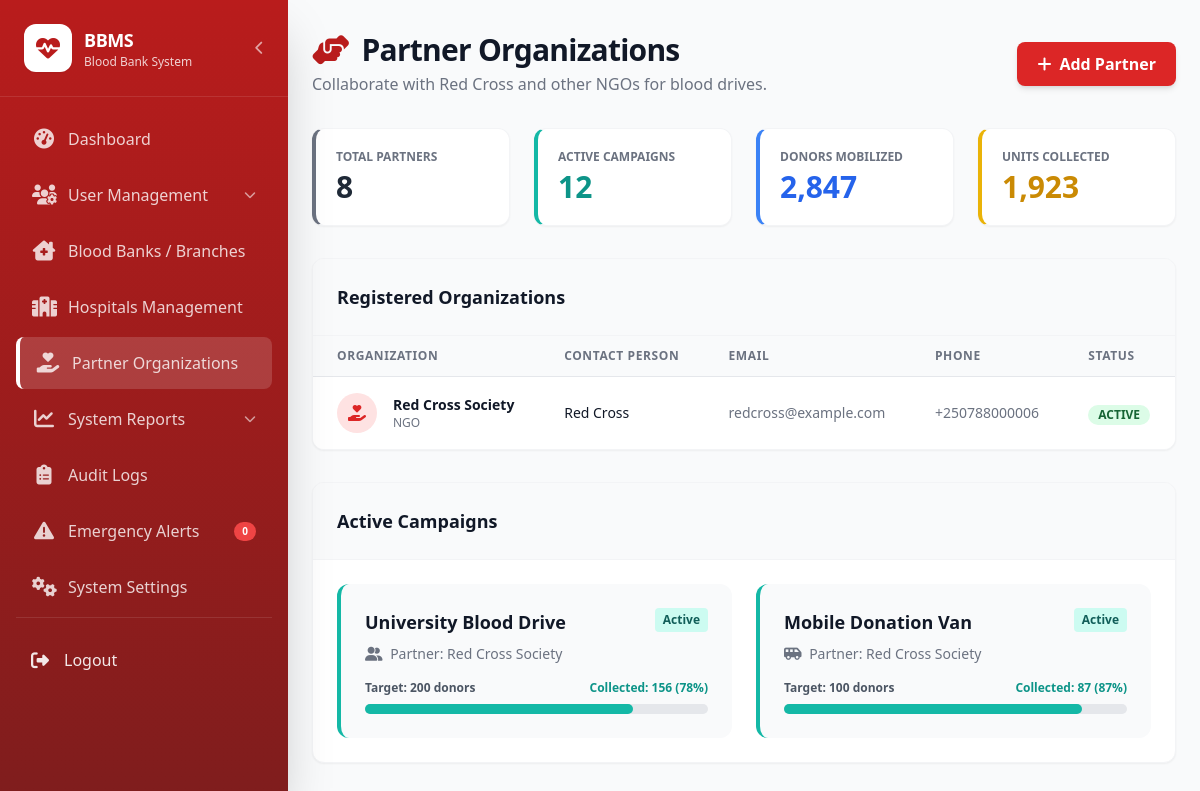
The page /dashboards/admin/partners.php (signed in) on the database its author committed.
### tables this page shows
CREATE TABLE `users` (
  `user_id` int(11) NOT NULL,
  `full_name` varchar(100) NOT NULL,
  `email` varchar(100) NOT NULL,
  `password` varchar(255) NOT NULL,
  `role_name` enum('System Administrator','Registration Officer','Laboratory Technologist','Inventory Manager','Hospital User','Red Cross','Minister Of Health') NOT NULL,
  `phone` varchar(20) DEFAULT NULL,
  `status` enum('ACTIVE','INACTIVE','SUSPENDED') DEFAULT 'ACTIVE',
  `hospital_name` varchar(100) DEFAULT NULL COMMENT 'For Hospital Users',
  `organization_name` varchar(100) DEFAULT NULL COMMENT 'For Partners',
  `created_at` timestamp NOT NULL DEFAULT current_timestamp(),
  `updated_at` timestamp NOT NULL DEFAULT current_timestamp() ON UPDATE current_timestamp()
);

### dashboards/admin/partners.php (the view, shortened to what this page needs)
<?php
require_once '../../includes/sidebar.php';
$partners = $conn->query("SELECT * FROM users WHERE role_name = 'Red Cross' ORDER BY created_at DESC");
?>
<!DOCTYPE html>
<html lang="en">
<head>
    <script src="https://cdn.tailwindcss.com"></script>
    <link rel="stylesheet" href="https://cdnjs.cloudflare.com/ajax/libs/font-awesome/6.4.0/css/all.min.css">
</head>
<body class="bg-gray-50 font-sans text-gray-900">
    <div class="main-content ml-0 md:ml-72 min-h-screen p-6 pt-20 md:pt-8 transition-all duration-300">
        <div class="flex flex-col md:flex-row justify-between items-start md:items-center gap-4 mb-8">
            <div>
                 <div class="flex items-center gap-3 mb-1">
                    <i class="fa-solid fa-handshake-angle text-3xl text-blood-700"></i>
                    <h1 class="text-3xl font-extrabold text-gray-900 tracking-tight">Partner Organizations</h1>
                </div>
                <p class="text-gray-500">Collaborate with Red Cross and other NGOs for blood drives.</p>
            </div>
            <button onclick="document.getElementById('addPartnerModal').classList.remove('hidden')" class="bg-blood-600 hover:bg-blood-700 text-white font-bold py-2.5 px-5 rounded-lg transition-colors shadow-md flex items-center gap-2">
                <i class="fa-solid fa-plus"></i> Add Partner
            </button>
        </div>
        <div class="grid grid-cols-1 md:grid-cols-2 lg:grid-cols-4 gap-6 mb-8">
            <div class="bg-white rounded-xl shadow-sm border border-gray-100 p-5 border-l-4 border-l-gray-500">
                <p class="text-xs font-bold text-gray-500 uppercase mb-1">Total Partners</p>
                <h2 class="text-3xl font-black text-gray-800">8</h2>
            </div>
            <div class="bg-white rounded-xl shadow-sm border border-gray-100 p-5 border-l-4 border-l-teal-500">
                <p class="text-xs font-bold text-gray-500 uppercase mb-1">Active Campaigns</p>
                <h2 class="text-3xl font-black text-teal-600">12</h2>
            </div>
            <div class="bg-white rounded-xl shadow-sm border border-gray-100 p-5 border-l-4 border-l-blue-500">
                <p class="text-xs font-bold text-gray-500 uppercase mb-1">Donors Mobilized</p>
                <h2 class="text-3xl font-black text-blue-600">2,847</h2>
            </div>
            <div class="bg-white rounded-xl shadow-sm border border-gray-100 p-5 border-l-4 border-l-yellow-500">
                <p class="text-xs font-bold text-gray-500 uppercase mb-1">Units Collected</p>
                <h2 class="text-3xl font-black text-yellow-600">1,923</h2>
            </div>
        </div>
        <div class="bg-white rounded-xl shadow-sm border border-gray-100 overflow-hidden mb-8">
            <div class="p-6 border-b border-gray-100 bg-gray-50">
                <h2 class="text-lg font-bold text-gray-900">Registered Organizations</h2>
            </div>
            <div class="overflow-x-auto">
                <table class="min-w-full divide-y divide-gray-200">
                    <thead class="bg-gray-50">
                        <tr>
                            <th scope="col" class="px-6 py-3 text-left text-xs font-bold text-gray-500 uppercase tracking-wider">Organization</th>
                            <th scope="col" class="px-6 py-3 text-left text-xs font-bold text-gray-500 uppercase tracking-wider">Contact Person</th>
                            <th scope="col" class="px-6 py-3 text-left text-xs font-bold text-gray-500 uppercase tracking-wider">Email</th>
                            <th scope="col" class="px-6 py-3 text-left text-xs font-bold text-gray-500 uppercase tracking-wider">Phone</th>
                            <th scope="col" class="px-6 py-3 text-left text-xs font-bold text-gray-500 uppercase tracking-wider">Status</th>
                        </tr>
                    </thead>
                    <tbody class="bg-white divide-y divide-gray-200">
                        <?php if ($partners && $partners->num_rows > 0): ?>
                            <?php while ($partner = $partners->fetch_assoc()): ?>
                                <tr class="hover:bg-gray-50 transition-colors">
                                    <td class="px-6 py-4 whitespace-nowrap">
                                        <div class="flex items-center">
                                            <div class="flex-shrink-0 h-10 w-10 rounded-full bg-red-100 flex items-center justify-center text-red-600">
                                                <i class="fa-solid fa-hand-holding-heart"></i>
                                            </div>
                                            <div class="ml-4">
                                                <div class="text-sm font-bold text-gray-900">Red Cross Society</div>
                                                <div class="text-xs text-gray-500">NGO</div>
                                            </div>
                                        </div>
                                    </td>
                                    <td class="px-6 py-4 whitespace-nowrap text-sm text-gray-900 font-medium"><?= htmlspecialchars($partner['full_name']) ?></td>
                                    <td class="px-6 py-4 whitespace-nowrap text-sm text-gray-500"><?= htmlspecialchars($partner['email']) ?></td>
                                    <td class="px-6 py-4 whitespace-nowrap text-sm text-gray-500"><?= htmlspecialchars($partner['phone'] ?? 'N/A') ?></td>
                                    <td class="px-6 py-4 whitespace-nowrap">
                                        <span class="inline-flex px-2.5 py-0.5 rounded-full text-xs font-bold bg-green-100 text-green-800">
                                            <?= $partner['status'] ?>
                                        </span>
                                    </td>
                                </tr>
                            <?php endwhile; ?>
                        <?php endif; ?>
                    </tbody>
                </table>
            </div>
        </div>
        <div class="bg-white rounded-xl shadow-sm border border-gray-100 overflow-hidden">
            <div class="p-6 border-b border-gray-100 bg-gray-50">
                 <h2 class="text-lg font-bold text-gray-900">Active Campaigns</h2>
            </div>
            <div class="p-6 grid grid-cols-1 md:grid-cols-2 gap-6">
                <div class="p-6 bg-gray-50 rounded-xl border-l-4 border-teal-500 transition-shadow hover:shadow-md">
                    <div class="flex justify-between items-start mb-2">
                        <h3 class="font-bold text-lg text-gray-900">University Blood Drive</h3>
                        <span class="bg-teal-100 text-teal-800 text-xs font-bold px-2 py-1 rounded">Active</span>
                    </div>
                    <p class="text-sm text-gray-500 mb-4"><i class="fa-solid fa-user-group mr-1"></i> Partner: Red Cross Society</p>
                    <div class="space-y-2">
                        <div class="flex justify-between text-xs font-bold text-gray-600">
                            <span>Target: 200 donors</span>
                            <span class="text-teal-600">Collected: 156 (78%)</span>
                        </div>
                        <div class="w-full bg-gray-200 rounded-full h-2.5">
                            <div class="bg-teal-500 h-2.5 rounded-full" style="width: 78%"></div>
                        </div>
                    </div>
                </div>
                <div class="p-6 bg-gray-50 rounded-xl border-l-4 border-teal-500 transition-shadow hover:shadow-md">
                    <div class="flex justify-between items-start mb-2">
                        <h3 class="font-bold text-lg text-gray-900">Mobile Donation Van</h3>
                        <span class="bg-teal-100 text-teal-800 text-xs font-bold px-2 py-1 rounded">Active</span>
                    </div>
                    <p class="text-sm text-gray-500 mb-4"><i class="fa-solid fa-van-shuttle mr-1"></i> Partner: Red Cross Society</p>
                    <div class="space-y-2">
                        <div class="flex justify-between text-xs font-bold text-gray-600">
                            <span>Target: 100 donors</span>
                            <span class="text-teal-600">Collected: 87 (87%)</span>
                        </div>
                        <div class="w-full bg-gray-200 rounded-full h-2.5">
                            <div class="bg-teal-500 h-2.5 rounded-full" style="width: 87%"></div>
                        </div>
                    </div>
                </div>
            </div>
        </div>
    </div>
</body>
</html>

### rows shown on the page
users: full_name "Red Cross", email "redcross@example.com", phone "+250788000006", status "ACTIVE"

### other values the page prints
$item['label'] "Dashboard"
$item['label'] "User Management"
$item['label'] "Blood Banks / Branches"
$item['label'] "Hospitals Management"
$item['label'] "Partner Organizations"
$item['label'] "System Reports"
$item['label'] "Audit Logs"
$item['label'] "Emergency Alerts"
get_badge_count($item['badge']) "0"
$item['label'] "System Settings"
